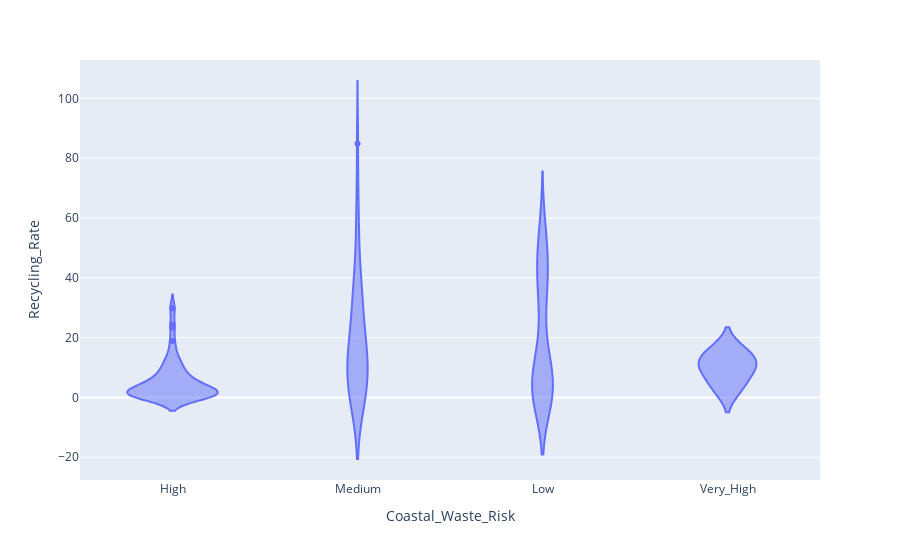

Write notebook code for a chart like this one.
### Markdown cell above
<a id="36"></a>
### <div style="text-align:left; border-radius:15px; padding:20px; color:Black; margin:0; font-size:100%; font-family:Arial; background-color:#48cae4; overflow:hidden"><b>⚡ 6. Recycling rate of Coastal Waste</b>
<a href="#table-of-contents" style="font-family: Arial, sans-serif; font-size: 15px; background-color: #7b2cbf; color: #ffffff; padding: 7px 15px; text-decoration: none; border-radius: 15px;">
        [Table of Content 📜⬆️]
</a>
</div>

### Code cell
fig = px.violin(
    df,
    x=df['Coastal_Waste_Risk'],
    y=df['Recycling_Rate'],
    violinmode='overlay', #   ['group', 'overlay']
)

fig.show()

### Figure 1 — Plotly figure (JSON) as saved in the notebook; plotly's stock layout.template omitted (floating-point values rounded to 4 significant figures; data arrays with more than 128 entries replaced by an {"elided": "..."} marker saying what was removed)
{"data": [{"alignmentgroup": "True", "box": {"visible": false}, "hovertemplate": "Coastal_Waste_Risk=%{x}<br>Recycling_Rate=%{y}<extra></extra>", "legendgroup": "", "marker": {"color": "#636efa"}, "name": "", "offsetgroup": "", "orientation": "v", "scalegroup": "True", "showlegend": false, "type": "violin", "x": {"elided": "165 str values"}, "x0": " ", "xaxis": "x", "y": {"elided": "165 float values"}, "y0": " ", "yaxis": "y"}], "layout": {"legend": {"tracegroupgap": 0}, "margin": {"t": 60}, "violinmode": "overlay", "xaxis": {"anchor": "y", "domain": [0, 1], "title": {"text": "Coastal_Waste_Risk"}}, "yaxis": {"anchor": "x", "domain": [0, 1], "title": {"text": "Recycling_Rate"}}}}
